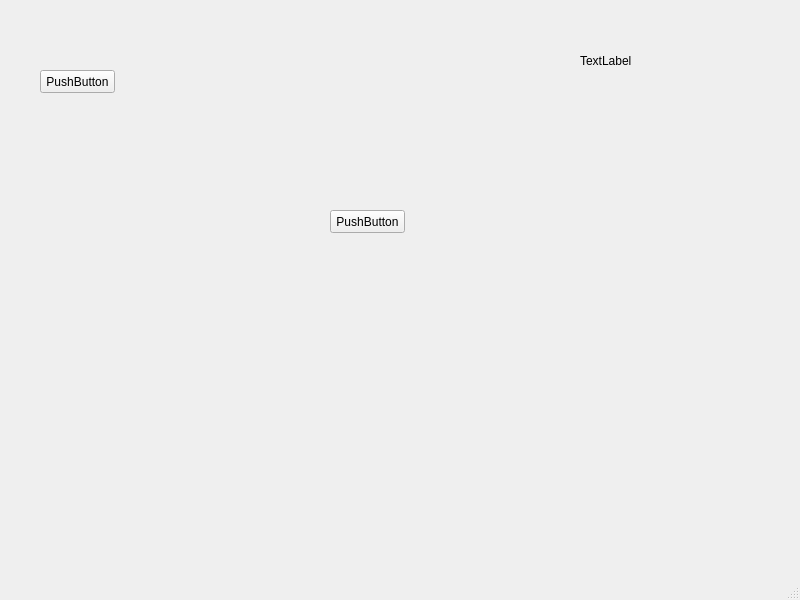
<?xml version="1.0" encoding="UTF-8"?>
<ui version="4.0">
 <class>MainWindow</class>
 <widget class="QMainWindow" name="MainWindow">
  <property name="geometry">
   <rect>
    <x>0</x>
    <y>0</y>
    <width>800</width>
    <height>600</height>
   </rect>
  </property>
  <property name="windowTitle">
   <string>MainWindow</string>
  </property>
  <widget class="QWidget" name="centralwidget">
   <widget class="QPushButton" name="pushButton">
    <property name="geometry">
     <rect>
      <x>40</x>
      <y>70</y>
      <width>75</width>
      <height>23</height>
     </rect>
    </property>
    <property name="text">
     <string>PushButton</string>
    </property>
   </widget>
   <widget class="QPushButton" name="pushButton_2">
    <property name="geometry">
     <rect>
      <x>330</x>
      <y>210</y>
      <width>75</width>
      <height>23</height>
     </rect>
    </property>
    <property name="text">
     <string>PushButton</string>
    </property>
   </widget>
   <widget class="QLabel" name="label">
    <property name="geometry">
     <rect>
      <x>580</x>
      <y>50</y>
      <width>201</width>
      <height>21</height>
     </rect>
    </property>
    <property name="text">
     <string>TextLabel</string>
    </property>
   </widget>
  </widget>
  <widget class="QMenuBar" name="menubar">
   <property name="geometry">
    <rect>
     <x>0</x>
     <y>0</y>
     <width>800</width>
     <height>21</height>
    </rect>
   </property>
  </widget>
  <widget class="QStatusBar" name="statusbar"/>
 </widget>
 <resources/>
 <connections/>
</ui>
